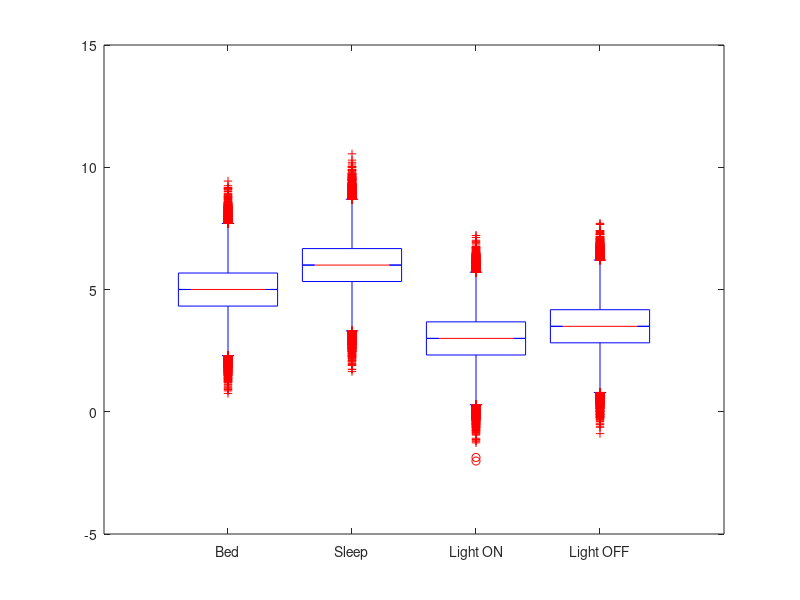

This chart was generated by the following MATLAB code: (Note: this script raises an error after producing the figure.)
clear all;
close all;
clc;
rng default  % For reproducibility
bed = normrnd(5,1,210000,1);
sleep = normrnd(6,1,210000,1);
lighton = normrnd(3,1,210000,1);
lightoff = normrnd(3.5,1,210000,1);
figure
boxplot([bed,sleep,lighton,lightoff],'Notch','on','Labels',{'Bed','Sleep','Light ON', 'Light OFF'})
title('Compare data from Bed room distribution sensors', FontSize=16)
xlabel('Bed room Sensor', FontSize=16)
ylabel('features values',FontSize=16)
%%%%%%%%%%%%%%%%%% washroom sensor distribution
bathroomseat = normrnd(7,1,10000,1);
watertap = normrnd(9,1,10000,1);
shower = normrnd(5,1,10000,1);
landuary = normrnd(3.5,1,10000,1);
figure
boxplot([bathroomseat,watertap,shower,landuary],'Notch','on','Labels',{'bathroom seat','Watertap','Shower', 'Laundry'})
title('Compare data from Restroom distribution sensors', FontSize=16)
xlabel('Restroom Sensor', FontSize=16)
ylabel('features values',FontSize=16)
%%%%%%%%%%%%%%%%%%%%%%%%%%%%%%%%%kitchen 
kettle = normrnd(7,1,19999,1);
microwave = normrnd(9,1,19999,1);
water_purifier = normrnd(5,1,19999,1);
induction = normrnd(3.5,1,19999,1);
Fridge = normrnd(5.5,1,19999,1);
figure
boxplot([kettle,microwave,water_purifier,induction,Fridge],'Notch','on','Labels',{'Kettle','Microwave','Water Purifier','Induction', 'Fridge'})
title('Compare data from Kitchen distribution sensors', FontSize=16)
xlabel('Kitchen Sensor', FontSize=16)
ylabel('features values',FontSize=16)

%%%%%%%%%%%%%%%%%%%%%%%%%%%%%%%%%Garden Sensor

gardning = normrnd(7,1,15000,1);
silent_dog = normrnd(9,1,15000,1);
figure
boxplot([gardning,silent_dog],'Notch','on','Labels',{'Gardning','Silent Dog'})
title('Compare data from Garden distribution sensors', FontSize=16)
xlabel('Garden Sensor', FontSize=16)
ylabel('features values',FontSize=16)
%%%%%%%%%%%%%%%%%%%%%%%hall sensor

TV = normrnd(7,1,17000,1);
reading = normrnd(10,1,17000,1);
newspaper = normrnd(6,1,17000,1);
exercise = normrnd(4.5,1,17000,1);
entertainment = normrnd(5.5,1,17000,1);
stairs = normrnd(4.5,1,17000,1);
entry = normrnd(5.5,1,17000,1);
figure
boxplot([TV,reading,newspaper,exercise,entertainment,stairs,entry],'Notch','on','Labels',{'Watching TV','Reading Book','Nespaper','Exercise', 'Entertainment', 'Stairs', 'Exit/Entry'})
title('Compare data from Hall distribution sensors', FontSize=16)
xlabel('Hall Sensor', FontSize=16)
ylabel('features values',FontSize=16)

